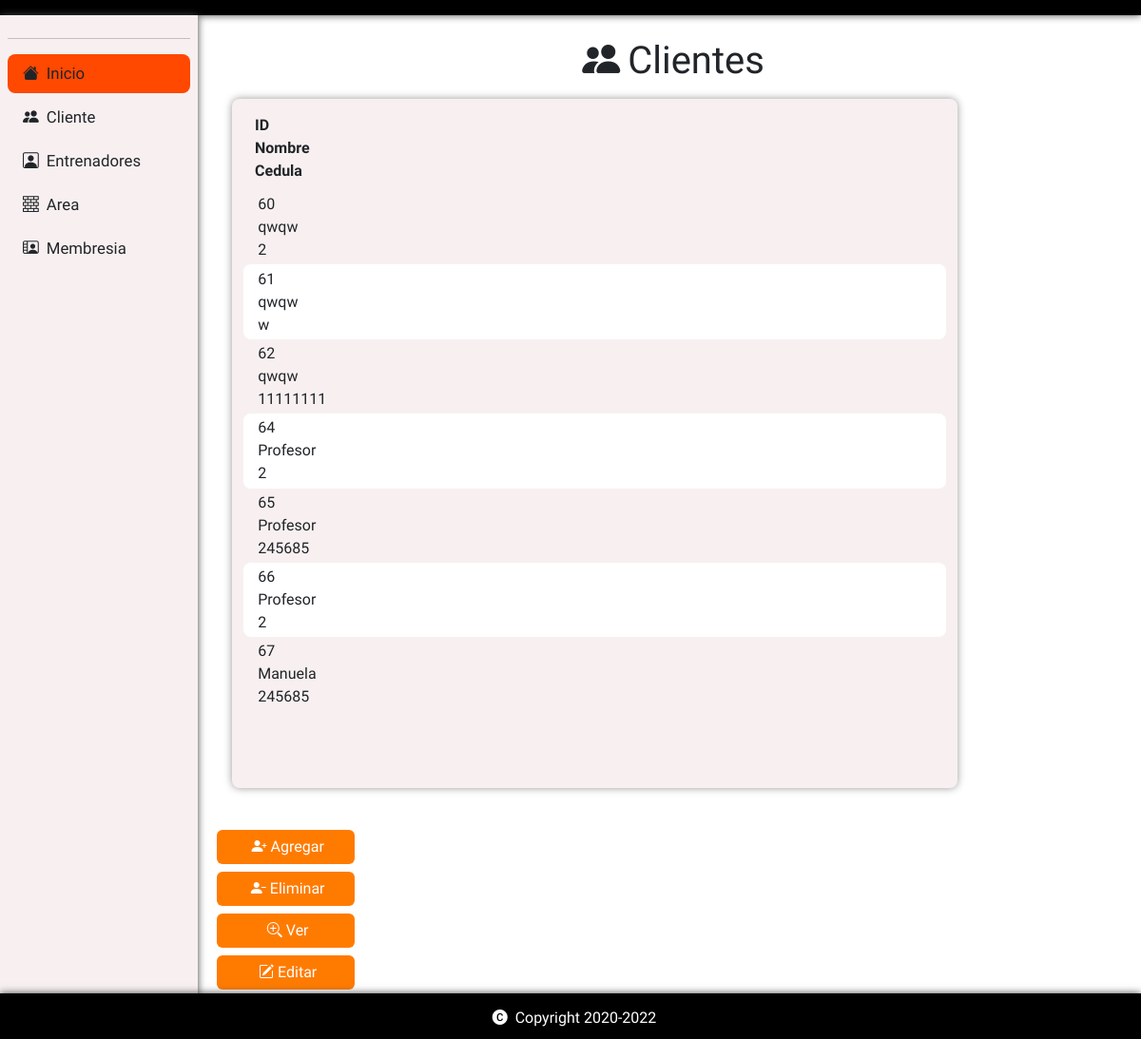
Page /main-admin.php on the committed database.
### tables this page shows
CREATE TABLE `clientes` (
  `idCliente` int(11) NOT NULL,
  `saldo` decimal(10,0) NOT NULL,
  `cedula` varchar(10) NOT NULL,
  `nombre` varchar(45) NOT NULL,
  `apellido` varchar(45) NOT NULL,
  `telefono` varchar(15) NOT NULL,
  `direccion` varchar(60) NOT NULL,
  `correo` varchar(45) NOT NULL,
  `discapacidad` enum('SI','NO') NOT NULL,
  `entrenador` enum('SI','NO') NOT NULL,
  `membresia` enum('NORMAL','GOLD','PLATINUM') NOT NULL
);

### main-admin.php (the view, shortened to what this page needs)
<?php
include('connect.php');
$query = "SELECT * FROM clientes";
$result = mysqli_query($mysqli, $query);
$filas = mysqli_num_rows($result);
?>
<!DOCTYPE html>
<html lang="en">
<head>
  <link rel="stylesheet" href="../scss/style.css">
  <link href="https://cdn.jsdelivr.net/npm/bootstrap@5.2.1/dist/css/bootstrap.min.css" rel="stylesheet">
  <link rel="stylesheet" href="https://cdn.jsdelivr.net/npm/bootstrap-icons@1.9.0/font/bootstrap-icons.css" />
</head>
<body>
  <div class="top"></div>
  <nav class="sidebar">
    <hr>
    <div class="button-main"><i class="bi bi-house-fill mx-2"></i>Inicio</div>
    <div class="button"><i class="bi bi-people-fill mx-2"></i>Cliente</div>
    <div class="button"><i class="bi bi-person-square mx-2"></i>Entrenadores</div>
    <div class="button"><i class="bi bi-bricks mx-2"></i>Area</div>
    <div class="button"><i class="bi bi-person-video2 mx-2"></i>Membresia</div>
  </nav>
  <div class="container app">
    <div class="row p-4">
      <h1 class="h1 text-center mb-3"><i class="bi bi-people-fill mx-2"></i>Clientes</h1>
      <div class="col-10">
        <div class="table">
          <div class="header">
            <div class="item">ID</div>
            <div class="item">Nombre</div>
            <div class="item">Cedula</div>
          </div>
          <?php
          if ($filas > 0) {
            while ($row = mysqli_fetch_array($result)) {
          ?>
              <div class="row">
                <div id="dato"><?php echo $row['idCliente'] ?></div>
                <div><?php echo $row['nombre'] ?></div>
                <div><?php echo $row['cedula'] ?></div>
              </div>
            <?php
            }
            ?>
        </div>
      <?php
          }
      ?>
      </div>
    </div>
    <div class="col-2 px-2">
      <button class="btn btn-primary my-1 w-100" data-bs-toggle="modal" data-bs-target="#addClient">
        <i class="bi bi-person-plus-fill mx-1"></i>Agregar</button>
      <button class="btn btn-primary my-1 w-100" onclick="boom()"><i class="bi bi-person-dash-fill mx-1"></i>Eliminar</button>
      <button class="btn btn-primary my-1 w-100" onclick="show()">
        <i class="bi bi-zoom-in mx-1"></i>Ver</button>
      <button class="btn btn-primary my-1 w-100" onclick="update()"><i class="bi bi-pencil-square mx-1"></i>Editar</button>
    </div>
  </div>
  <footer class="footer mt-2 mt-lg-0 p-3 d-flex w-100">
    <h2 class="h6 text-white"><i class="bi bi-c-circle-fill mx-2"></i>Copyright 2020-2022</h2>
  </footer>
</body>
</html>

### scss/style.css (style rules this page uses)
html * { font-family: "Heebo" !important; }
html { min-height: calc(100vh - 3rem) !important; position: relative; }
body { margin: 0; }
.top { width: 100%; height: 1rem; background-color: black; box-shadow: 0 0 0.5rem rgb(68, 68, 68); }
.btn { border: none !important; color: white !important; }
.btn-primary { background-color: rgb(255, 123, 0) !important; }
.sidebar { position: fixed; margin: 0; padding: 0.5rem; width: 13rem; height: 100%; background-color: rgb(248, 240, 240); box-shadow: 0 0 0.5rem rgb(68, 68, 68); }
.sidebar .button, .sidebar .button-main { font-size: 1.05rem; padding: 0.5rem; display: block; cursor: pointer; margin: 0.3rem 0; border-radius: 0.5rem; transition: background-color 0.3s; }
.sidebar .button-main { background-color: rgb(255, 72, 0); }
.app { width: calc(100% - 13rem) !important; margin-left: 13rem !important; }
.table { height: calc(100vh - 19rem); padding: 1rem 0rem; padding-left: 1.5rem; background-color: rgb(248, 240, 240); box-shadow: 0 0 0.5rem rgb(153, 153, 153); border-radius: 0.5rem; justify-content: center; overflow-y: scroll; }
.table .row { padding: 0.2rem; width: 100% !important; display: grid; cursor: pointer; border-radius: 0.5rem; transition: background-color 0.2s; }
.table .row.white { background-color: white; }
.table .header { width: 100% !important; margin-bottom: 0.5rem; display: grid; font-weight: bold; }
.footer { height: 3rem; position: absolute !important; bottom: -3rem; background-color: black; box-shadow: 0 0 0.5rem rgb(68, 68, 68); flex-direction: column; align-items: center; }

### rows in the picture
clientes: idCliente "60", nombre "qwqw", cedula "2"
clientes: idCliente "61", nombre "qwqw", cedula "w"
clientes: idCliente "62", nombre "qwqw", cedula "11111111"
clientes: idCliente "64", nombre "Profesor", cedula "2"
clientes: idCliente "65", nombre "Profesor", cedula "245685"
clientes: idCliente "66", nombre "Profesor", cedula "2"
clientes: idCliente "67", nombre "Manuela", cedula "245685"
